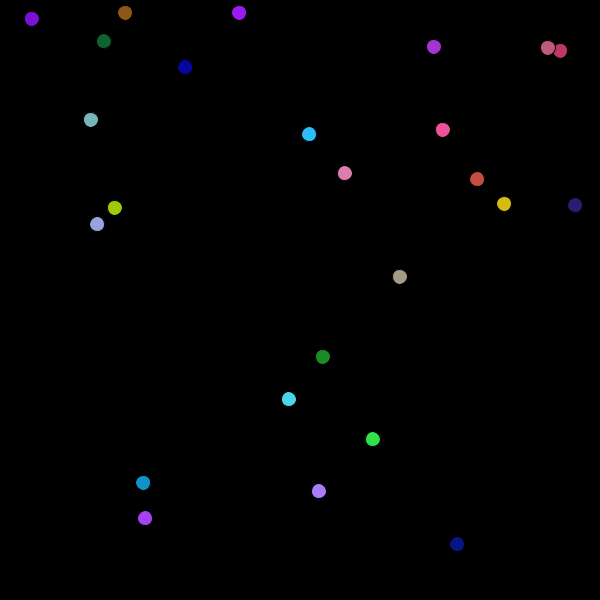
Frame 1 (no input)
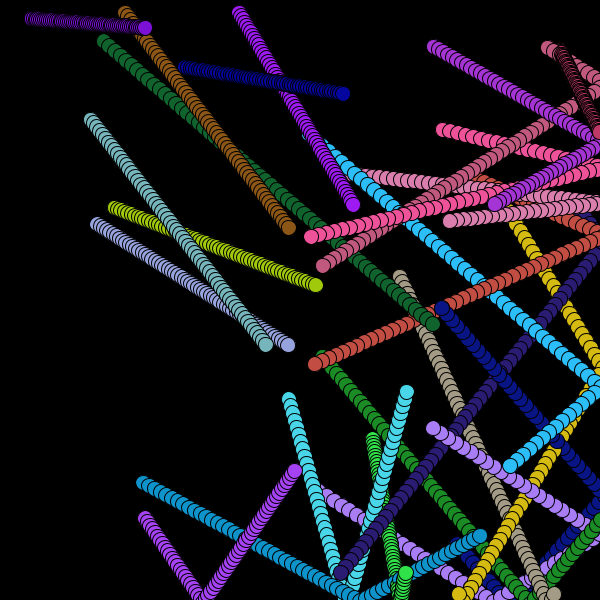
Frame 60 (the mouse pressed at the canvas centre just before this capture)
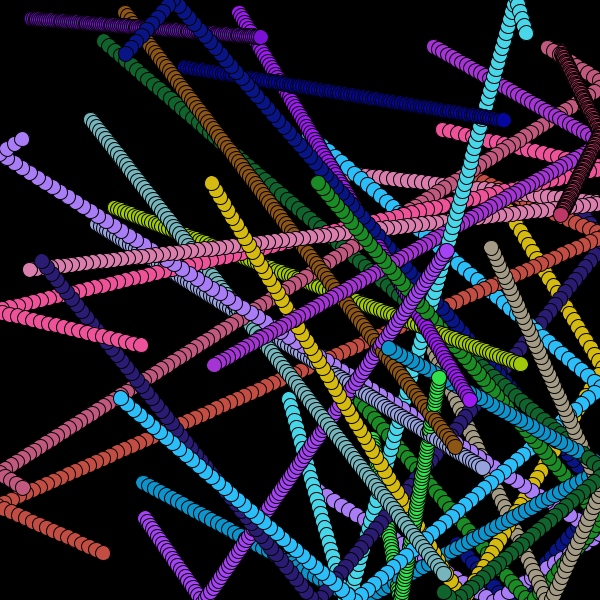
Frame 120 (the mouse held since frame 60 and released just before this capture)

The Processing sketch that drew these frames (run headless with seeded random() and noise(); from frame 60 on, the mouse is pressed at the canvas centre):

// Processing sketch: Chain_Reaction
// ── Chain_Reaction.pde
Ball[] balls;
boolean reactionStarted = false;

void setup() {
  size(600, 600);
  background(0);
  balls = new Ball[25];
  for (int i=0; i < balls.length; i++)
    balls[i] = new Ball();
}

void draw() {
  clear();
  for (Ball x : balls){
    x.update();
    for (Ball target : balls){
      if (x != target && x.state == 1 && target.state > 1 && x.hitBall(target)){
        x.setState(2);
      }
    }
  }
}

void mouseClicked() {
  if (! reactionStarted ) {
    balls[0].x = mouseX;
    balls[0].y = mouseY;
    reactionStarted = true;
  }
}
// ── Ball.pde
class Ball {
  float x, y, rad, dx, dy;
  color c;
  int state;

  Ball() {
    float r = random(256);
    float g = random(256);
    float b = random(256);
    x = random((width - rad) + rad/2);
    y = random((height - rad) + rad/2);
    rad = 15;
    c = color(r, g, b);
    dx = random(8);
    dy = random(8);
    state = 1;
  }
  
  public void setState(int s){
    state = s;
  }
  
  public int getState(){
    return state;
  }

  void move() {
    x += dx;
    y += dy;
  }

  void update() {
    if (state != 0){
      if (state == 1){
        bounce();
        move();
      }
      else{
        expanD();
      }
      fill(c);
      ellipse (x, y, rad, rad);
    }
  }
  
  void expanD(){
    if (state == 2){
        if (rad >= 100){
          state = 3;
        }
        else{
          rad++;
        }
    }
    else{
      if (rad <= 0){
        state = 0;
      }
      else{
        rad--;
      }
    }
  }
  
  boolean hitBall(Ball target){
    if ((rad + target.rad)/2 > distance(this, target)){
      return true;
    }
    return false;
  }
  
  float distance(Ball target1, Ball target2){
    return sqrt(sq(target1.x - target2.x) + sq(target1.y - target2.y));
  }
 
  void bounce() {
    if (y > height || y < 0)
      dy = -dy;
    if (x > width || x < 0)
      dx = -dx;
  }
}
